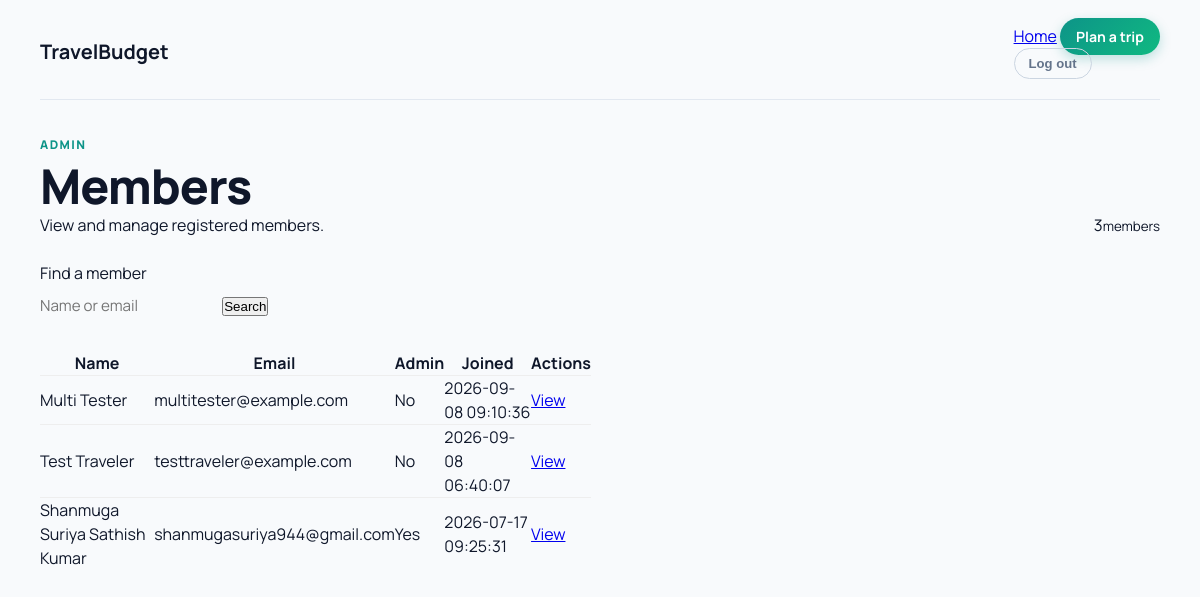
The page /admin/members (signed in) on the database its author committed.
### tables this page shows
CREATE TABLE users (
            id INTEGER PRIMARY KEY AUTOINCREMENT,
            name TEXT NOT NULL,
            email TEXT NOT NULL UNIQUE,
            password_hash TEXT NOT NULL,
            created_at TEXT DEFAULT CURRENT_TIMESTAMP
        , is_admin INTEGER DEFAULT 0, is_active INTEGER DEFAULT 1, last_seen TEXT);

### app.py (the view)
@app.route('/admin/members')
@login_required
@require_admin
def admin_members():
    q = request.args.get('q', '').strip()
    try:
        page = max(1, int(request.args.get('page', 1)))
    except (TypeError, ValueError):
        page = 1
    per_page = 12
    params = []
    where = "WHERE is_active = 1"
    if q:
        where += " AND (name LIKE ? OR email LIKE ?)"
        term = f"%{q}%"
        params = [term, term]
    conn = get_db()
    total = conn.execute(f"SELECT COUNT(*) FROM users {where}", params).fetchone()[0]
    total_pages = max(1, (total + per_page - 1) // per_page)
    page = min(page, total_pages)
    rows = conn.execute(
        f"SELECT id, name, email, created_at, is_admin, last_seen, CASE WHEN last_seen > datetime('now','-15 minutes') THEN 1 ELSE 0 END as is_online FROM users {where} ORDER BY id DESC LIMIT ? OFFSET ?",
        [*params, per_page, (page - 1) * per_page],
    ).fetchall()
    users = [dict(r) for r in rows]
    conn.close()
    return render_template('admin_members.html', users=users, q=q, page=page, total_pages=total_pages, total=total)

### app.py (called while the page is built)
def get_db():
    conn = sqlite3.connect("travel_budget.db")
    conn.row_factory = sqlite3.Row
    return conn

@app.before_request
def update_last_seen():
    user_id = session.get('user_id')
    if user_id:
        try:
            conn = get_db()
            conn.execute('UPDATE users SET last_seen = CURRENT_TIMESTAMP WHERE id = ?', (user_id,))
            conn.commit()
            conn.close()
        except Exception:
            pass

@app.context_processor
def inject_user():
    is_admin = False
    logged_in = 'user_id' in session
    user_name = session.get('user_name')
    if logged_in:
        try:
            conn = get_db()
            row = conn.execute('SELECT is_admin FROM users WHERE id=?', (session['user_id'],)).fetchone()
            conn.close()
            is_admin = False
            if row:
                try:
                    is_admin = bool(row['is_admin'])
                except Exception:
                    is_admin = False
        except Exception:
            is_admin = False
    return dict(is_admin=is_admin, logged_in=logged_in, user_name=user_name)

def login_required(view):
    @wraps(view)
    def wrapped_view(*args, **kwargs):
        if "user_id" not in session:
            return redirect(url_for("login", next=request.path))
        return view(*args, **kwargs)
    return wrapped_view

def require_admin(view):
    @wraps(view)
    def wrapped_admin(*args, **kwargs):
        if "user_id" not in session:
            return redirect(url_for("login", next=request.path))
        conn = get_db()
        user = conn.execute("SELECT is_admin FROM users WHERE id=?", (session["user_id"],)).fetchone()
        conn.close()
        is_admin = False
        if not user:
            return Response("Forbidden", status=403)
        try:
            is_admin = bool(user['is_admin'])
        except Exception:
            is_admin = False
        if not is_admin:
            return Response("Forbidden", status=403)
        return view(*args, **kwargs)
    return wrapped_admin

### templates/admin_members.html (shortened to what this page needs)
<!doctype html>
<html lang="en"><head><link rel="stylesheet" href="{{ url_for('static', filename='trip.css') }}">
<link rel="stylesheet" href="{{ url_for('static', filename='admin.css') }}">
</head>
<body>
<main class="trips-shell">
  <header class="trips-header">
    <a href="/" class="brand">TravelBudget</a>
    <nav>
      <a href="/">Home</a>
      <a class="plan-link" href="/planner">Plan a trip</a>
      <form action="/logout" method="post"><button class="logout-btn" type="submit">Log out</button></form>
    </nav>
  </header>
  <section class="trips-hero">
    <div>
      <p class="eyebrow">Admin</p>
      <h1>Members</h1>
      <p>View and manage registered members.</p>
    </div>
    <span class="trip-total">{{ total }}<small>members</small></span>
  </section>
  <form class="trip-search" method="get" action="/admin/members" role="search">
    <label for="member_search">Find a member</label>
    <div>
      <input id="member_search" type="search" name="q" value="{{ q }}" placeholder="Name or email">
      <button type="submit">Search</button>
    </div>
  </form>
  {% if users %}
    <section class="trip-list">
      <table style="width:100%; border-collapse:collapse;">
        <thead><tr><th>Name</th><th>Email</th><th>Admin</th><th>Joined</th><th>Actions</th></tr></thead>
        <tbody>
        {% for u in users %}
          <tr style="border-top:1px solid #eee;">
            <td>{{ u['name'] }} {% if u.get('is_online') %}<small style="color:green; font-weight:600;">(online)</small>{% endif %}</td>
            <td>{{ u['email'] }}</td>
            <td>{{ 'Yes' if u['is_admin'] else 'No' }}</td>
            <td>{{ u['created_at'] }}</td>
            <td>
              <a href="{{ url_for('admin_member', user_id=u['id']) }}">View</a>
            </td>
          </tr>
        {% endfor %}
        </tbody>
      </table>
    </section>
  {% else %}
    <section class="empty-state"><h2>No members found</h2><p>There are no active members matching your search.</p></section>
  {% endif %}
</main>
</body></html>

### static/trip.css (style rules this page uses)
:root { font-family: 'Plus Jakarta Sans', system-ui, -apple-system, sans-serif; color: #0f172a; background: #f8fafc; --primary: #0d9488; --primary-hover: #0f766e; --primary-light: #ccfbf1; }
*, *::before, *::after { box-sizing: border-box; margin: 0; padding: 0; }
body { margin: 0; background: #f8fafc; color: #0f172a; line-height: 1.5; }
.trips-shell { max-width: 1160px; margin: 0 auto; padding: 24px 20px 60px; }
.trips-header { display: flex; justify-content: space-between; align-items: center; padding-bottom: 20px; border-bottom: 1px solid #e2e8f0; }
.brand { display: inline-flex; align-items: center; gap: 8px; color: #0f172a; font-size: 1.25rem; font-weight: 700; text-decoration: none; }
.plan-link { padding: 9px 16px; border-radius: 9999px; color: #ffffff; background: linear-gradient(135deg, #0d9488, #10b981); font-size: 0.88rem; font-weight: 700; text-decoration: none; box-shadow: 0 4px 12px rgba(13, 148, 136, 0.25); transition: transform 0.2s; }
.logout-btn { background: transparent; border: 1px solid #cbd5e1; color: #64748b; padding: 7px 14px; border-radius: 9999px; font-size: 0.82rem; font-weight: 600; cursor: pointer; transition: all 0.2s; }
.trips-hero { display: flex; justify-content: space-between; align-items: flex-end; gap: 20px; padding: 36px 0 24px; }
.eyebrow { color: #0d9488; font-size: 0.75rem; font-weight: 800; letter-spacing: 0.12em; text-transform: uppercase; margin-bottom: 6px; }
.trips-hero h1 { font-size: clamp(2rem, 4.5vw, 3rem); font-weight: 800; letter-spacing: -0.02em; color: #0f172a; line-height: 1.1; }
.trip-search { margin-bottom: 24px; }
.trip-search input { flex: 1; border: none; outline: none; font-family: inherit; font-size: 0.95rem; color: #0f172a; background: transparent; min-height: 42px; }
.trip-list { display: grid; grid-template-columns: repeat(2, minmax(0, 1fr)); gap: 18px; }

### static/admin.css (style rules this page uses)
:root { --bg: #f8fafc; --surface: #ffffff; --surface-hover: #f1f5f9; --border: #e2e8f0; --border-light: #edf2f7; --text-main: #0f172a; --text-muted: #64748b; --text-subtle: #94a3b8; --accent: #0b766d; --accent-light: #e6f7f5; --accent-dark: #085a53; --primary: #1e293b; --success: #10b981; --success-bg: #ecfdf5; --warning: #f59e0b; --warning-bg: #fffbeb; --danger: #ef4444; --danger-bg: #fef2f2; --info: #3b82f6; --info-bg: #eff6ff; --radius: 16px; --radius-sm: 10px; --shadow: 0 4px 20px -2px rgba(15, 23, 42, 0.06), 0 2px 6px -1px rgba(15, 23, 42, 0.04); --shadow-sm: 0 1px 3px rgba(0, 0, 0, 0.05); }
body { font-family: 'Manrope', system-ui, -apple-system, sans-serif; background: var(--bg); color: var(--text-main); margin: 0; padding: 0; -webkit-font-smoothing: antialiased; }

### rows shown on the page
users: name "Multi Tester", email "multitester@example.com", is_admin "No", created_at "2026-09-08 09:10:36"
users: name "Test Traveler", email "testtraveler@example.com", is_admin "No", created_at "2026-09-08 06:40:07"
users: name "Shanmuga Suriya Sathish Kumar", email "shanmugasuriya944@gmail.com", is_admin "Yes", created_at "2026-07-17 09:25:31"

### other values the page prints
{{ total }} "3"
